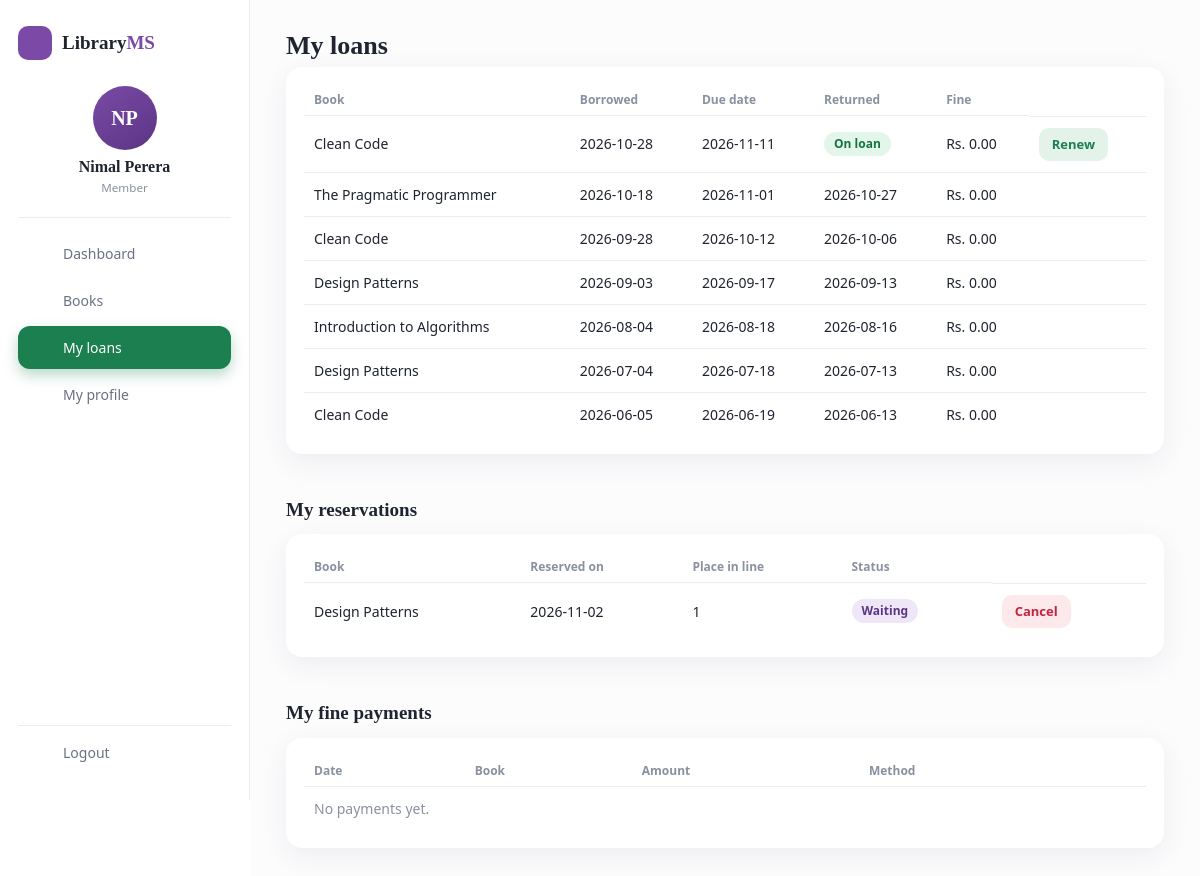
/index.php?url=loans (signed in), run on an earlier commit of the app's database.
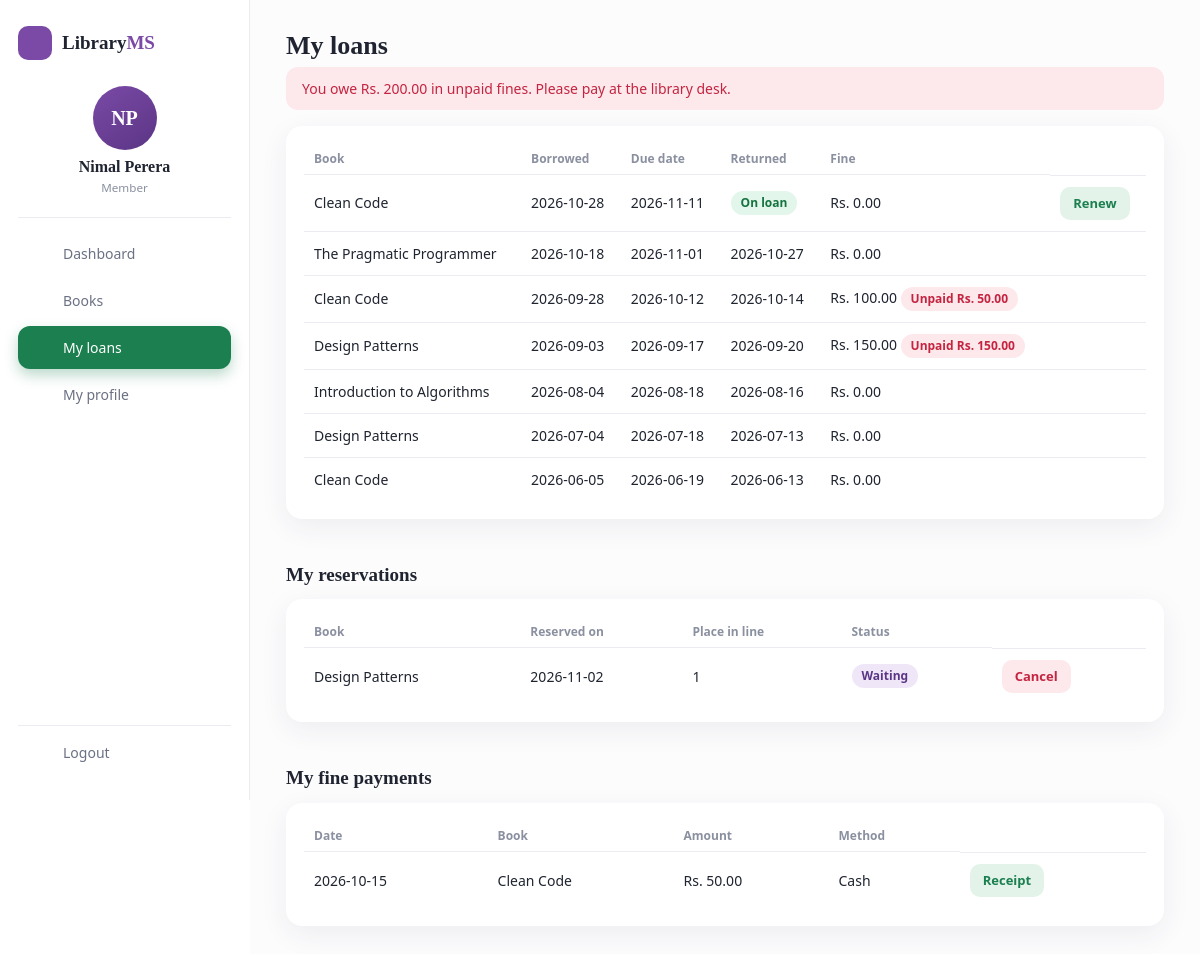
And on a later commit of the database.
### tables this page shows
CREATE TABLE loans (
  id INT AUTO_INCREMENT PRIMARY KEY,
  book_id INT NOT NULL,
  user_id INT NOT NULL,
  borrowed_at DATETIME NOT NULL,
  due_date DATE NOT NULL,
  returned_at DATETIME NULL,
  fine_amount DECIMAL(10,2) NOT NULL DEFAULT 0,
  renewals INT NOT NULL DEFAULT 0,
  FOREIGN KEY (book_id) REFERENCES books(id) ON DELETE RESTRICT,
  FOREIGN KEY (user_id) REFERENCES users(id) ON DELETE RESTRICT
);

CREATE TABLE books (
  id INT AUTO_INCREMENT PRIMARY KEY,
  isbn VARCHAR(20) NOT NULL UNIQUE,
  title VARCHAR(200) NOT NULL,
  author VARCHAR(150) NOT NULL,
  category VARCHAR(80) NOT NULL,
  copies_total INT NOT NULL DEFAULT 1,
  copies_available INT NOT NULL DEFAULT 1,
  created_at TIMESTAMP DEFAULT CURRENT_TIMESTAMP
);

CREATE TABLE reservations (
  id INT AUTO_INCREMENT PRIMARY KEY,
  book_id INT NOT NULL,
  user_id INT NOT NULL,
  reserved_at TIMESTAMP DEFAULT CURRENT_TIMESTAMP,
  status ENUM('active','ready','fulfilled','cancelled','expired') NOT NULL DEFAULT 'active',
  ready_at DATETIME NULL,
  expires_on DATE NULL,
  FOREIGN KEY (book_id) REFERENCES books(id) ON DELETE CASCADE,
  FOREIGN KEY (user_id) REFERENCES users(id) ON DELETE CASCADE
);

CREATE TABLE payments (
  id INT AUTO_INCREMENT PRIMARY KEY,
  loan_id INT NOT NULL,
  user_id INT NOT NULL,
  amount DECIMAL(10,2) NOT NULL,
  method ENUM('cash','card','online','waived') NOT NULL DEFAULT 'cash',
  note VARCHAR(200) NULL,
  received_by INT NULL,
  paid_at DATETIME NOT NULL DEFAULT CURRENT_TIMESTAMP,
  FOREIGN KEY (loan_id) REFERENCES loans(id) ON DELETE RESTRICT,
  FOREIGN KEY (user_id) REFERENCES users(id) ON DELETE RESTRICT,
  FOREIGN KEY (received_by) REFERENCES users(id) ON DELETE SET NULL
);

### core/helpers.php (called while the page is built, shortened)
<?php
function url($path = '')   { return BASE_URL . '/index.php?url=' . ltrim($path, '/'); }
function e($value)         { return htmlspecialchars((string)$value, ENT_QUOTES, 'UTF-8'); }
function money($value)     { return 'Rs. ' . number_format((float)$value, 2); }
function is_staff()        { $r = $_SESSION['user']['role'] ?? ''; return $r === 'admin' || $r === 'librarian'; }

### core/Controller.php (called while the page is built, shortened)
<?php
class Controller
{
    protected function view($view, $data = [])
    {
        extract($data);
        require ROOT . '/app/views/layout/header.php';
        require ROOT . '/app/views/' . $view . '.php';
        require ROOT . '/app/views/layout/footer.php';
    }
}

### index.php (called while the page is built, shortened)
<?php
require ROOT . '/core/helpers.php';
$parts  = explode('/', trim($_GET['url'] ?? '', '/'));
$key    = $parts[0] !== '' ? $parts[0] : (isset($_SESSION['user']) ? 'dashboard' : 'books');
$action = $parts[1] ?? ($key === 'auth' ? 'login' : 'index');
$params = array_slice($parts, 2);
$controller = new $class();
call_user_func_array([$controller, $action], $params);

### core/Model.php (called while the page is built, shortened)
<?php
abstract class Model
{
    protected $db;
    public function __construct()
    {
        $this->db = Database::get();
    }
    protected function many($sql, $params = [])
    {
        $st = $this->db->prepare($sql);
        $st->execute($params);
        return $st->fetchAll();
    }
}

### core/Database.php (called while the page is built)
<?php
class Database
{
    private static $pdo = null;
    public static function get()
    {
        if (self::$pdo === null) {
            $dsn = 'mysql:host=' . DB_HOST . ';dbname=' . DB_NAME . ';charset=utf8mb4';
            self::$pdo = new PDO($dsn, DB_USER, DB_PASS, [
                PDO::ATTR_ERRMODE            => PDO::ERRMODE_EXCEPTION,
                PDO::ATTR_DEFAULT_FETCH_MODE => PDO::FETCH_ASSOC,
                PDO::ATTR_EMULATE_PREPARES   => false,
                PDO::MYSQL_ATTR_INIT_COMMAND => "SET time_zone = '" . DB_TIMEZONE . "'",
            ]);
        }
        return self::$pdo;
    }
}

### app/models/Loan.php (called while the page is built, shortened)
<?php
class Loan extends Model
{
    private function withFines($rows)
    {
        return $rows;
    }
    private function paidSql()
    {
        return '(SELECT COALESCE(SUM(p.amount), 0) FROM payments p WHERE p.loan_id = l.id) AS paid';
    }
    public function byUser($userId)
    {
        return $this->withFines($this->many(
            'SELECT l.*, b.title, u.name AS member, ' . $this->paidSql() . ' FROM loans l
             JOIN books b ON b.id = l.book_id JOIN users u ON u.id = l.user_id
             WHERE l.user_id = ? ORDER BY l.returned_at IS NOT NULL, l.borrowed_at DESC',
            [$userId]
        ));
    }
}

### app/models/Reservation.php (called while the page is built, shortened)
<?php
class Reservation extends Model
{
    private function positionSql()
    {
        return "(SELECT COUNT(*) FROM reservations r2 WHERE r2.book_id = r.book_id AND r2.status IN ('active', 'ready')
                 AND (r2.reserved_at < r.reserved_at OR (r2.reserved_at = r.reserved_at AND r2.id < r.id))) + 1";
    }
    public function byUser($userId)
    {
        return $this->many(
            'SELECT r.*, b.title, ' . $this->positionSql() . " AS place
             FROM reservations r JOIN books b ON b.id = r.book_id
             WHERE r.user_id = ? AND r.status IN ('active', 'ready') ORDER BY r.reserved_at",
            [$userId]
        );
    }
}

### app/models/Payment.php (called while the page is built, shortened)
<?php
class Payment extends Model
{
    public function byUser($userId)
    {
        return $this->many(
            'SELECT p.*, b.title FROM payments p JOIN loans l ON l.id = p.loan_id JOIN books b ON b.id = l.book_id
             WHERE p.user_id = ? ORDER BY p.paid_at DESC, p.id DESC',
            [$userId]
        );
    }
}

### app/views/loans/index.php (the view, shortened to what the rows shown need)
<?php if (is_staff()): ?>
  <h1>Loans</h1>
  <div class="card">
    <h2>Issue a book</h2>
    <form method="post" action="<?= url('loans/borrow') ?>" class="tools">
      <?= csrf_field() ?>
      <select name="user_id" required>
        <option value="">Select member</option>
        <?php foreach ($members as $m): ?><option value="<?= (int)$m['id'] ?>"><?= e($m['name']) ?> (<?= e($m['email']) ?>)</option><?php endforeach; ?>
      </select>
      <select name="book_id" required>
        <option value="">Select book</option>
        <?php foreach ($books as $b): ?>
          <?php if ($b['copies_available'] > 0): ?>
            <option value="<?= (int)$b['id'] ?>"><?= e($b['title']) ?><?= (int)$b['held'] > 0 ? ' (held for a reservation)' : '' ?></option>
          <?php endif; ?>
        <?php endforeach; ?>
      </select>
      <button class="btn">Issue book</button>
    </form>
  </div>
  <h2>Books currently on loan</h2>
  <div class="card wrap">
    <table>
      <thead><tr><th>Book</th><th>Member</th><th>Borrowed</th><th>Due date</th><th>Status</th><th>Fine</th><th></th></tr></thead>
      <tbody>
      <?php foreach ($loans as $l): ?>
        <tr>
          <td><?= e($l['title']) ?></td><td><?= e($l['member']) ?></td>
          <td><?= e(substr($l['borrowed_at'], 0, 10)) ?></td>
          <td><?= e($l['due_date']) ?><?php if ((int)$l['renewals'] > 0): ?> <span class="pill pr">renewed <?= (int)$l['renewals'] ?>x</span><?php endif; ?></td>
          <td><span class="pill <?= $l['overdue'] ? 'dg' : 'ok' ?>"><?= $l['overdue'] ? 'Overdue' : 'On loan' ?></span></td>
          <td><?= money($l['fine']) ?></td>
          <td class="actions">
            <?php if ($l['can_renew']): ?>
              <form method="post" action="<?= url('loans/renew/' . $l['id']) ?>">
                <?= csrf_field() ?><button class="btn light sm">Renew</button>
              </form>
            <?php endif; ?>
            <form method="post" action="<?= url('loans/returnBook/' . $l['id']) ?>">
              <?= csrf_field() ?><button class="btn sm">Return</button>
            </form>
          </td>
        </tr>
      <?php endforeach; ?>
      <?php if (!$loans): ?><tr><td colspan="7" class="muted">No books are on loan.</td></tr><?php endif; ?>
      </tbody>
    </table>
  </div>
  <h2>Holds queue</h2>
  <div class="card wrap">
    <table>
      <thead><tr><th>Book</th><th>Member</th><th>Place in line</th><th>Status</th><th></th></tr></thead>
      <tbody>
      <?php foreach ($queue as $r): ?>
        <tr>
          <td><?= e($r['title']) ?></td><td><?= e($r['member']) ?></td><td><?= (int)$r['place'] ?></td>
          <td><?= $r['status'] === 'ready'
                ? '<span class="pill ok">Ready, held until ' . e($r['expires_on']) . '</span>'
                : '<span class="pill pr">Waiting</span>' ?></td>
          <td class="actions">
            <form method="post" action="<?= url('loans/cancelHold/' . $r['id']) ?>" onsubmit="return confirm('Cancel this hold?')">
              <?= csrf_field() ?><button class="btn danger sm">Cancel</button>
            </form>
          </td>
        </tr>
      <?php endforeach; ?>
      <?php if (!$queue): ?><tr><td colspan="5" class="muted">Nobody is waiting for a book.</td></tr><?php endif; ?>
      </tbody>
    </table>
  </div>
<?php else: ?>
  <h1>My loans</h1>
  <div class="card wrap">
    <table>
      <thead><tr><th>Book</th><th>Borrowed</th><th>Due date</th><th>Returned</th><th>Fine</th><th></th></tr></thead>
      <tbody>
      <?php foreach ($loans as $l): ?>
        <tr>
          <td><?= e($l['title']) ?></td><td><?= e(substr($l['borrowed_at'], 0, 10)) ?></td>
          <td><?= e($l['due_date']) ?><?php if ((int)$l['renewals'] > 0): ?> <span class="pill pr">renewed <?= (int)$l['renewals'] ?>x</span><?php endif; ?></td>
          <td><?= $l['returned_at'] ? e(substr($l['returned_at'], 0, 10)) : '<span class="pill ' . ($l['overdue'] ? 'dg">Overdue' : 'ok">On loan') . '</span>' ?></td>
          <td><?= money($l['fine']) ?>
            <?php if ($l['returned_at'] && (float)$l['fine_amount'] > 0): ?>
              <?= $l['balance'] > 0 ? '<span class="pill dg">Unpaid ' . e(money($l['balance'])) . '</span>' : '<span class="pill ok">Paid</span>' ?>
            <?php endif; ?></td>
          <td class="actions">
            <?php if ($l['can_renew']): ?>
              <form method="post" action="<?= url('loans/renew/' . $l['id']) ?>">
                <?= csrf_field() ?><button class="btn light sm">Renew</button>
              </form>
            <?php endif; ?>
          </td>
        </tr>
      <?php endforeach; ?>
      </tbody>
    </table>
  </div>
  <h2>My reservations</h2>
  <div class="card wrap">
    <table>
      <thead><tr><th>Book</th><th>Reserved on</th><th>Place in line</th><th>Status</th><th></th></tr></thead>
      <tbody>
      <?php foreach ($reservations as $r): ?>
        <tr>
          <td><?= e($r['title']) ?></td><td><?= e(substr($r['reserved_at'], 0, 10)) ?></td><td><?= (int)$r['place'] ?></td>
          <td><?= $r['status'] === 'ready'
                ? '<span class="pill ok">Ready: borrow it by ' . e($r['expires_on']) . '</span>'
                : '<span class="pill pr">Waiting</span>' ?></td>
          <td class="actions">
            <form method="post" action="<?= url('loans/cancelReservation/' . $r['id']) ?>">
              <?= csrf_field() ?><button class="btn danger sm">Cancel</button>
            </form>
          </td>
        </tr>
      <?php endforeach; ?>
      </tbody>
    </table>
  </div>
  <h2>My fine payments</h2>
  <div class="card wrap">
    <table>
      <thead><tr><th>Date</th><th>Book</th><th>Amount</th><th>Method</th><th></th></tr></thead>
      <tbody>
      <?php foreach ($payments as $p): ?>
        <tr>
          <td><?= e(substr($p['paid_at'], 0, 10)) ?></td><td><?= e($p['title']) ?></td><td><?= money($p['amount']) ?></td>
          <td><?= e(ucfirst($p['method'])) ?></td>
          <td class="actions"><a class="btn light sm" href="<?= url('fines/receipt/' . $p['id']) ?>">Receipt</a></td>
        </tr>
      <?php endforeach; ?>
      </tbody>
    </table>
  </div>
<?php endif; ?>

What changed in the data, as far as the page shows it:
changed loans (number 3 of 7 on the later page): returned_at "2026-10-06" → "2026-10-14"; renewals "Rs. 0.00" → "Rs. 100.00"; balance (not shown) → "Rs. 50.00"
changed loans (number 4 of 7 on the later page): returned_at "2026-09-13" → "2026-09-20"; renewals "Rs. 0.00" → "Rs. 150.00"; balance (not shown) → "Rs. 150.00"
added payments: paid_at "2026-10-15", books.title "Clean Code", amount "Rs. 50.00", method "Cash"
Also different on the page:
money($outstanding): (not shown) → "Rs. 200.00"
text no longer shown: "No payments yet."
text now shown: "You owe in unpaid fines. Please pay at the library desk."
